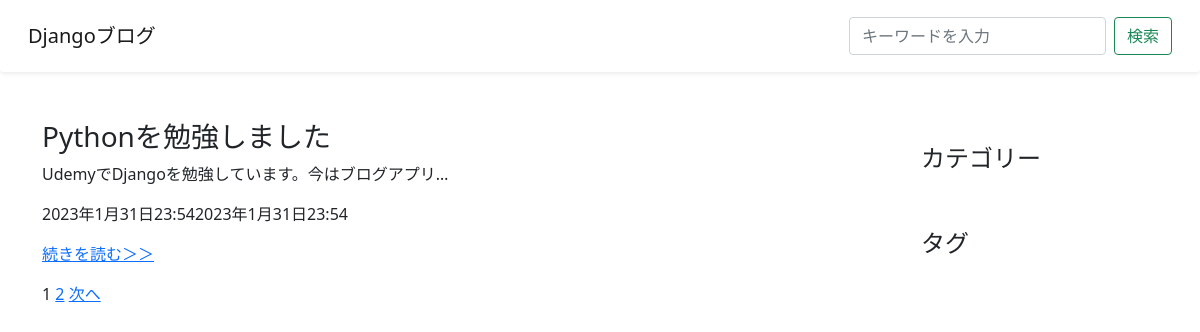
The app's page /search/, older data.
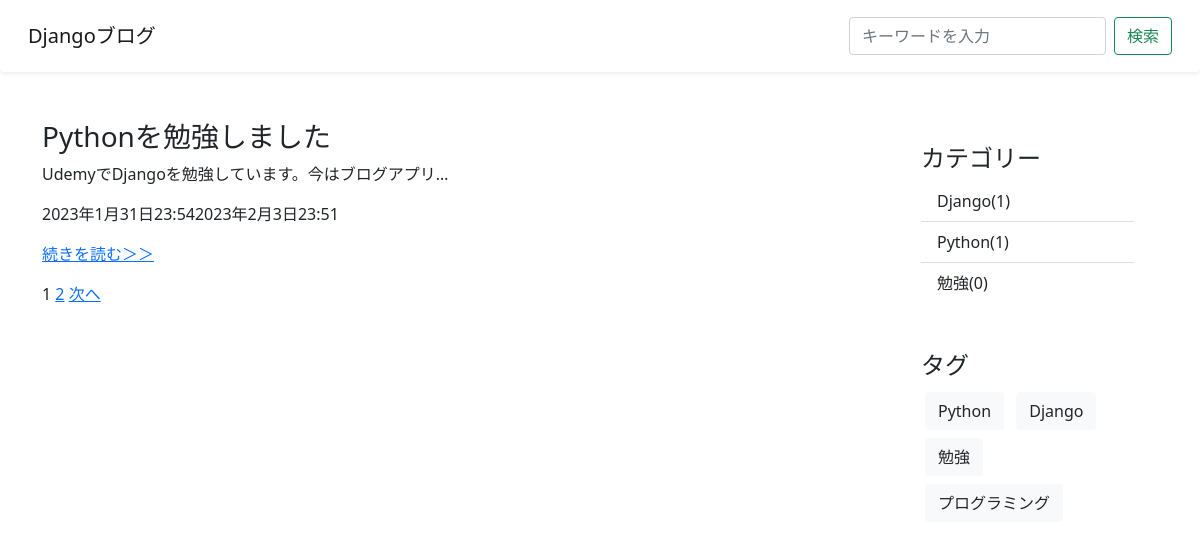
The same page, newer data.
### blog/models.py (models this page shows, shortened)
class Task(models.Model):
    title = models.CharField(verbose_name="タイトル", max_length=200)
    content = models.TextField(verbose_name="本文")
    image = models.ImageField(verbose_name="画像", upload_to="uploads/", null=True, blank=True)
    created_at = models.DateTimeField(verbose_name="作成日", auto_now_add=True)
    updated_at = models.DateTimeField(verbose_name="更新日", auto_now=True)
    is_published = models.BooleanField(verbose_name="公開設定", default=False)
    category = models.ForeignKey(Category, verbose_name="カテゴリー", on_delete=models.PROTECT, null=True, blank=True)
    tag = models.ManyToManyField(Tag, verbose_name="タグ", blank=True)
    class Meta:
        verbose_name = "記事"
        verbose_name_plural = "記事"

class Category(models.Model):
    name = models.CharField(verbose_name="カテゴリー", max_length=255)
    slug = models.SlugField(verbose_name="URL", unique=True)
    class Meta:
        verbose_name = "カテゴリー"
        verbose_name_plural = "カテゴリー"

class Tag(models.Model):
    name = models.CharField(verbose_name="タグ", max_length=255)
    slug = models.SlugField(verbose_name="URL", unique=True)
    class Meta:
        verbose_name = "タグ"
        verbose_name_plural = "タグ"

### blog/views.py (the view)
# urls.py: path("search/", SearchBlogListView.as_view(), name="search-post-list"),
class SearchBlogListView(ListView):
    model = Task
    template_name = "blog/post_list.html"
    context_object_name = "posts"
    paginate_by = 1
    def get_queryset(self):
        self.query = self.request.GET.get("query") or ""
        queryset = super().get_queryset()
        if self.query:
            queryset = queryset.filter(
                Q(title__icontains = self.query) | Q(content__icontains = self.query)
            )
        if not self.request.user.is_authenticated:
            queryset = queryset.filter(is_published = True)
        self.post_count = len(queryset)
        return queryset
    def get_context_data(self, **kwargs):
        context = super().get_context_data(**kwargs)
        context["query"] = self.query
        context["post_count"] = self.post_count
        return context

### blog/context_processors.py (called while the page is built)
def common(request):
    context = {
        "categories": Category.objects.annotate(
            count = Count("task", Q(task__is_published=True))
        ),
        "tags": Tag.objects.all()
    }
    return context

### blog/templatetags/blog.py (called while the page is built)
@register.simple_tag
def replace(request, key, value):
    url_dict = request.GET.copy()
    url_dict[key] = value
    return url_dict.urlencode()

### blog/templates/blog/post_list.html (shortened to what this page needs)
{% extends "blog/base.html" %}
{% block content %}
    <div class="row">
        <div class="col-9">
            {% for blog in posts %}
                {% if blog.is_published or user.is_superuser %}
                    <h3>{{ blog.title }}</h3>
                    <p>{{ blog.content | truncatechars:30 }}</p>
                    <p>{{ blog.created_at }}{{ blog.updated_at }}</p>
                    <p><a href="{% url "post-detail" blog.pk %}">続きを読む＞＞</a></p>
                {% endif %}
            {% endfor %}
            {% include "blog/snippets/pagination.html" %}
        </div>
        <div class="col-3">
            {% include "blog/snippets/sidebar.html" %}
        </div>
    </div>
{% endblock content %}

### blog/templates/blog/snippets/sidebar.html
<div class="p-4 category">
    <h4>カテゴリー</h4>
    <ul class="list-group list-group-flush">
        {% for category in categories %}
            <li class="list-group-item">
                <a href="{% url "category-post-list" category.slug %}">
                    {{ category.name }}({{ category.count }})
                </a>
            </li>
        {% endfor %}
    </ul>
</div>
<div class="p-4">
    <h4>タグ</h4>
    {% for tag in tags %}
        <a class="btn btn-light bg-light text-dark m-1" href="{% url "tag-post-list" tag.slug %}">
            {{ tag.name }}
        </a>
    {% endfor %}
</div>

Row changes from the older to the newer data that the page shows:
changed Task "Pythonを勉強しました": updated_at "2023年1月31日23:54" → "2023年2月3日23:51"
added Category: name "Django", count "1"
added Category: name "Python", count "1"
added Category: name "勉強", count "0"
added Tag: name "Python"
added Tag: name "Django"
added Tag: name "勉強"
added Tag: name "プログラミング"
